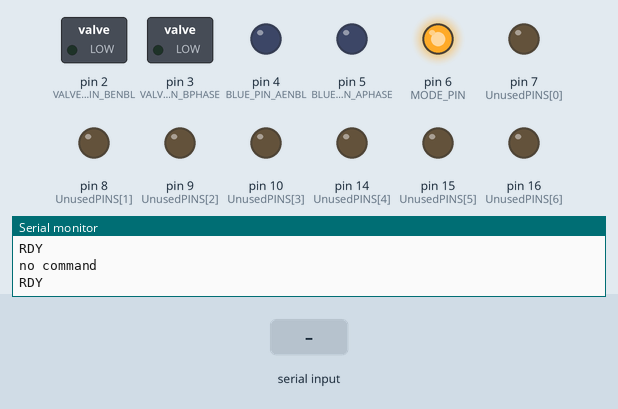
Recording of a sketch running on a simulated Arduino Uno, built with avr-gcc and run on an emulated ATmega328P. Parts: switched loads named in the sketch (green lamp = pin HIGH), output pins drawn as LEDs (lit = HIGH), the last lines printed to the serial monitor. Inputs (shaded band) come from the test bench.

Above: at 2.2 s.
2.3 s: "ON" received over the second serial link
At 6.3 s:
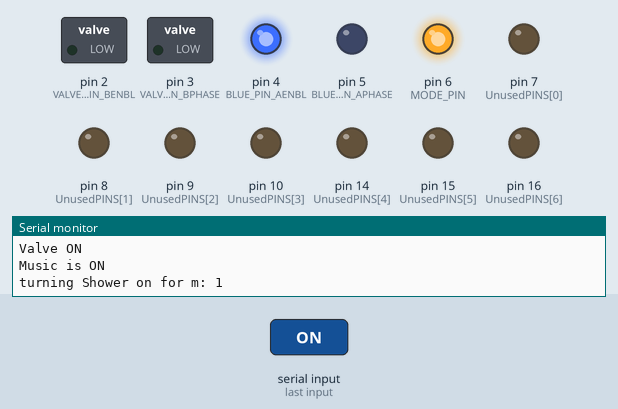
6.4 s: "OFF" received over the second serial link
10.5 s: "90,45\n" received over the second serial link
At 11.5 s:
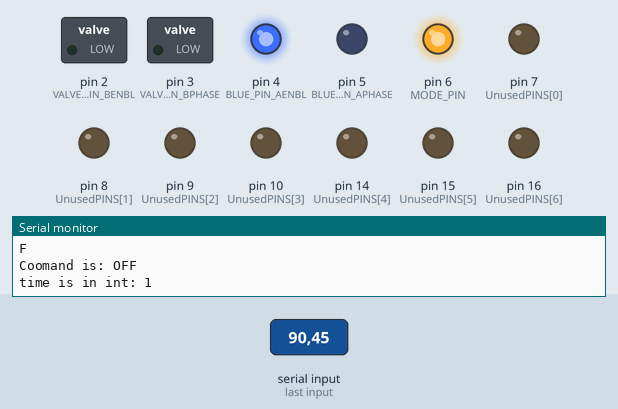
Timing chart, 0 to 13.5 s (numbered marks = the images above; inputs shaded):
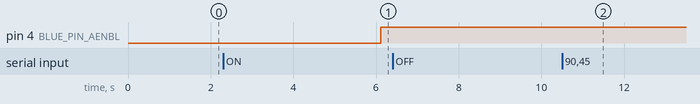

The sketch:

ShowerBeats_PrimerSketchV3_blueduino.ino
```cpp
#include <SoftwareSerial.h>

extern volatile unsigned long timer0_millis;
extern volatile unsigned long timer0_overflow_count;

SoftwareSerial BLESerial(11, 12); // RX, TX

long time=1;
String Command="";
String content ="";
char ch;
unsigned long timer1;


const int VALVE_PIN_BENBL = 2;  // (pwm) pin 2 connected to pin B ENBL
const int VALVE_PIN_BPHASE= 3;  // (GPIO) pin 3 connected to pin B Phase
const int BLUE_PIN_AENBL= 4;  // (pwm) pin 4 connected to pin A ENBL
const int BLUE_PIN_APHASE= 5;   // (GPIO) pin 5 connected to pin A Phase
const int MODE_PIN= 6; //(GPIO) Mode pin must be set high for phase GPIO pin 6

const int LED_PIN =13; //LED SYSTEM ON PIN

//byte speed = 255; //chnage Speed if motor

int UnusedPINS []= {7, 8, 9, 10,14,15,16};

void setup() {
  // Open serial communications and wait for port to open:
  Serial.begin(9600);
  Serial.println("Serial Listo");
  delay(500);

  // set the data rate for the SoftwareSerial port
  BLESerial.begin(9600);
  BLESerial.println("BLESerial on: PIN2 RX; PIN3 TX");
  delay(500);

  //Set usefull pins
  pinMode(VALVE_PIN_BENBL, OUTPUT);
  pinMode(VALVE_PIN_BPHASE, OUTPUT);
  pinMode(BLUE_PIN_AENBL, OUTPUT);
  pinMode(BLUE_PIN_APHASE, OUTPUT);
  pinMode(MODE_PIN, OUTPUT);
  //Set initial PIN State
  digitalWrite(VALVE_PIN_BENBL,LOW);
  digitalWrite(VALVE_PIN_BPHASE,LOW);
  digitalWrite(BLUE_PIN_AENBL,LOW);
  digitalWrite(BLUE_PIN_APHASE,LOW);
  digitalWrite(MODE_PIN,HIGH);

  //disabling unused pins
  for (int i =0; i <= 6; i++){
    Serial.print("disable PIN: ");
    Serial.println(UnusedPINS[i]);
    pinMode(UnusedPINS[i], OUTPUT);
    digitalWrite(UnusedPINS[i], LOW);
  }
}

void loop() {

   Serial.println("RDY");
   delay(500);

  // put your main code here, to run repeatedly:
  String content ="";
  String contentINT ="";

  Command = "DEF";

  while (BLESerial.available()){
    if(BLESerial.available() > 0)
    {
      //read whats on serial
      ch = BLESerial.read();
      Serial.println(ch);
      delay (500);
      if (isDigit(ch)){
      contentINT.concat(ch);
      delay(10);
      Serial.print("concatenated String is:");
      Serial.println(contentINT);
      time = contentINT.toInt();
      }
      else {
      content.concat(ch);
      delay (10);
      Command = content;
      }

      Serial.print("Coomand is: ");
      Serial.println(Command);
      delay(500);
      Serial.print("time is in int: ");
      Serial.println(time);
      delay (500);
    }
  }
  Action ();

   if(millis() - timer1 > time * 60UL * 1000UL){
    OFF_WATER();
    delay(100);
    OFF_MUSIC();
    delay(100);
    ResetMillis();
    Serial.print("millis reset to:");
    Serial.println(millis());
    delay(500);
    timer1=0;
    }

   if (Serial.available()) {
    BLESerial.write(Serial.read());
  }
}

void ON_WATER (){
  analogWrite(VALVE_PIN_BENBL,  HIGH);
  analogWrite(VALVE_PIN_BPHASE,  LOW);
  Serial.println("Valve ON");
  delay(500);
  analogWrite(VALVE_PIN_BENBL,  LOW);
  analogWrite(VALVE_PIN_BPHASE,  LOW);
}

void OFF_WATER (){
 analogWrite(VALVE_PIN_BENBL,  HIGH);
 analogWrite(VALVE_PIN_BPHASE,  HIGH);
 Serial.println("Valve OFF");
 delay(500);
 analogWrite(VALVE_PIN_BENBL,  LOW);
 analogWrite(VALVE_PIN_BPHASE,  LOW);
}

void ON_MUSIC(){
  digitalWrite(BLUE_PIN_AENBL, HIGH);
  digitalWrite(BLUE_PIN_APHASE, LOW);
  Serial.println("Music is ON");
  delay(100);

}

void OFF_MUSIC(){
  digitalWrite(BLUE_PIN_AENBL, LOW);
  digitalWrite(BLUE_PIN_APHASE, LOW);
  Serial.println("Music is off");
  delay(100);
}

void Action(){
 if (Command == "ON"){
    timer1 = millis();
    ON_WATER();
    ON_MUSIC();
    Serial.print("turning Shower on for m: ");
    Serial.println(time);
    delay(500);
    return;
 }
 if (Command == "OFF") {
    OFF_WATER ();
    OFF_MUSIC();
    Serial.println("Command Received, Turning OFF shower");
    delay(500);
    return;
 }
 else {
     Serial.println("no command");
     delay(500);
     return;
  }
 }

 void ResetMillis()
{
    unsigned char oldSREG = SREG;  // almacena el registro de estado
    cli();  // para las interrupciones
    timer0_millis = 0;
    timer0_overflow_count = 0;
    SREG = oldSREG;
}
```

Measured:
- after the input at 2.3 s, pin 4 (BLUE_PIN_AENBL): LOW → HIGH after 3.8 s
- after the input at 10.5 s, pin 3 (VALVE_PIN_BPHASE): stays LOW (without the input it goes to HIGH after 1.2 s); pin 4 (BLUE_PIN_AENBL): stays HIGH (without the input it goes to LOW after 1.7 s)
